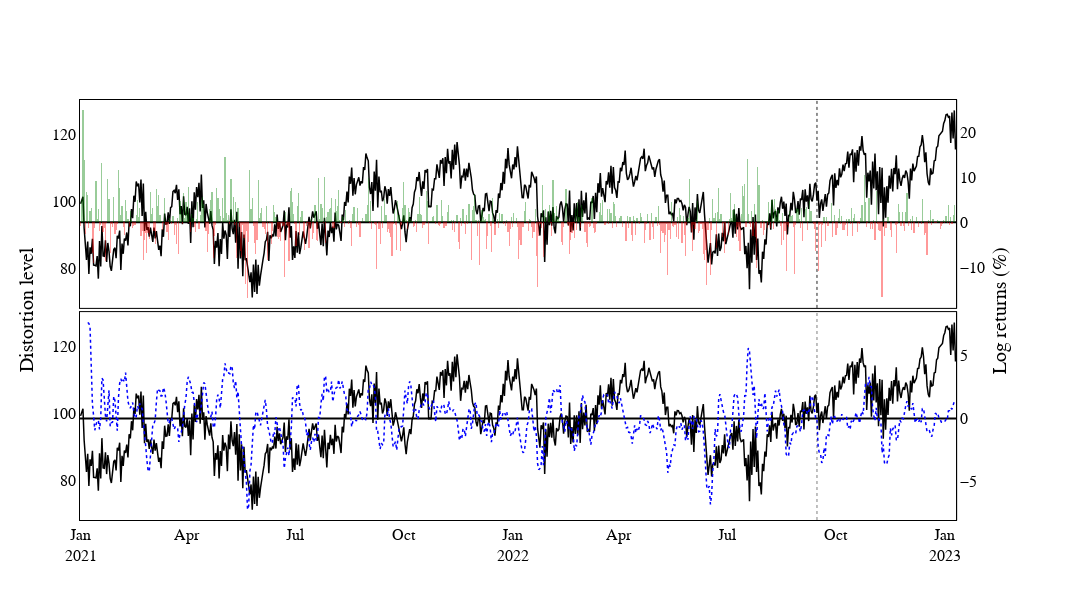

Notebook code cell kept with this figure:
### Markdown cell above
### DL

### Code cell
return_df_col = pd.DataFrame(eth_zoo['return_y'])

return_df_col['color'] = np.where(return_df_col<0, ' rgba(255,1,1,0.4)', 'rgba(1,129,1,0.4)')

fig = make_subplots(specs=[[{"secondary_y": True}],[{"secondary_y": True}]], 
                    rows=2, cols=1, 
                    shared_xaxes=True, 
                    vertical_spacing=0.01)

fig['layout'].update(height=600, width=1200, showlegend=False,
                    font=dict(family='Times New Roman', size=16))
fig.add_trace(
    go.Scatter(
           x=return_df_col.index,
           y=eth_zoo['snr'],
          mode='lines',
          line=dict(color='rgba(0,0,0,1)', width=1.5)), 
    secondary_y=False, row=1, col=1)

fig.add_trace(
    go.Bar(x=return_df_col.index,
           y=return_df_col['return_y']*100,
           marker_color=return_df_col['color'], 
           marker_line_width=0), 
    secondary_y=True, row=1, col=1)

fig.add_vline(x='2022-09-15', 
                line_dash='dot',
                line_color='black',
                line_width=0.5)

fig.add_trace(
    go.Scatter(
           x=return_df_col.index,
           y=eth_zoo['snr'],
          mode='lines',
          line=dict(color='rgba(0,0,0,1)', width=1.5)), 
    secondary_y=False, row=2, col=1)

fig.add_trace(
    go.Scatter(
           x=return_df_col.index,
           y=(eth_zoo['return_y']*100).rolling(7).mean(),
          mode='lines',
          line=dict(color='rgba(0,0,255,1)', width=1.5, dash='dot')), 
    secondary_y=True, row=2, col=1)

fig.add_vline(x='2022-09-15', 
                line_dash='dot',
                line_color='black',
                line_width=0.5)

fig.update_layout(bargap=0, bargroupgap=0)

fig.update_layout({'plot_bgcolor': 'rgba(0,0,0,0)',
                    'paper_bgcolor': 'rgba(0,0,0,0)'},                  
                    font_color='black')

fig.update_xaxes(showline=True, linewidth=1, linecolor='black', mirror=True,showgrid=False,  tickformat='%b\n%Y')
fig.update_yaxes(zerolinecolor='#000000',
                 showline=True, linewidth=1, linecolor='black', mirror=True, showgrid=False)

# fig['layout']['yaxis1'].update(title='')
# fig['layout']['yaxis2'].update(title='')
# fig['layout']['yaxis3'].update(title='')
# fig['layout']['yaxis4'].update(title='')

fig.add_annotation(x=-0.07, y=0.5, xref='paper', yref='paper', showarrow=False, text='Distortion level',  font=dict(size=20),textangle=-90)
fig.add_annotation(x=1, y=0.5, xref='paper', yref='paper', showarrow=False, text='Log returns (%)',  font=dict(size=20),textangle=-90)

fig.show()
fig.write_image('./image/DL_eth.pdf')

### Figure 1 — Plotly figure (JSON) as saved in the notebook; plotly's stock layout.template omitted (floating-point values rounded to 4 significant figures; data arrays with more than 128 entries replaced by an {"elided": "..."} marker saying what was removed)
{"data": [{"line": {"color": "rgba(0,0,0,1)", "width": 1.5}, "mode": "lines", "type": "scatter", "x": {"elided": "740 str values"}, "xaxis": "x", "y": {"elided": "740 float values"}, "yaxis": "y"}, {"marker": {"color": {"elided": "740 str values"}, "line": {"width": 0}}, "type": "bar", "x": {"elided": "740 str values"}, "xaxis": "x", "y": {"elided": "740 float values"}, "yaxis": "y2"}, {"line": {"color": "rgba(0,0,0,1)", "width": 1.5}, "mode": "lines", "type": "scatter", "x": {"elided": "740 str values"}, "xaxis": "x2", "y": {"elided": "740 float values"}, "yaxis": "y3"}, {"line": {"color": "rgba(0,0,255,1)", "dash": "dot", "width": 1.5}, "mode": "lines", "type": "scatter", "x": {"elided": "740 str values"}, "xaxis": "x2", "y": {"elided": "740 float values"}, "yaxis": "y4"}], "layout": {"annotations": [{"font": {"size": 20}, "showarrow": false, "text": "Distortion level", "textangle": -90, "x": -0.07, "xref": "paper", "y": 0.5, "yref": "paper"}, {"font": {"size": 20}, "showarrow": false, "text": "Log returns (%)", "textangle": -90, "x": 1, "xref": "paper", "y": 0.5, "yref": "paper"}], "bargap": 0, "bargroupgap": 0, "font": {"color": "black", "family": "Times New Roman", "size": 16}, "height": 600, "paper_bgcolor": "rgba(0,0,0,0)", "plot_bgcolor": "rgba(0,0,0,0)", "shapes": [{"line": {"color": "black", "dash": "dot", "width": 0.5}, "type": "line", "x0": "2022-09-15", "x1": "2022-09-15", "xref": "x", "y0": 0, "y1": 1, "yref": "y domain"}, {"line": {"color": "black", "dash": "dot", "width": 0.5}, "type": "line", "x0": "2022-09-15", "x1": "2022-09-15", "xref": "x", "y0": 0, "y1": 1, "yref": "y domain"}, {"line": {"color": "black", "dash": "dot", "width": 0.5}, "type": "line", "x0": "2022-09-15", "x1": "2022-09-15", "xref": "x2", "y0": 0, "y1": 1, "yref": "y3 domain"}], "showlegend": false, "width": 1200, "xaxis": {"anchor": "y", "domain": [0, 0.94], "linecolor": "black", "linewidth": 1, "matches": "x2", "mirror": true, "showgrid": false, "showline": true, "showticklabels": false, "tickformat": "%b\n%Y"}, "xaxis2": {"anchor": "y3", "domain": [0, 0.94], "linecolor": "black", "linewidth": 1, "mirror": true, "showgrid": false, "showline": true, "tickformat": "%b\n%Y"}, "yaxis": {"anchor": "x", "domain": [0.505, 1], "linecolor": "black", "linewidth": 1, "mirror": true, "showgrid": false, "showline": true, "zerolinecolor": "#000000"}, "yaxis2": {"anchor": "x", "linecolor": "black", "linewidth": 1, "mirror": true, "overlaying": "y", "showgrid": false, "showline": true, "side": "right", "zerolinecolor": "#000000"}, "yaxis3": {"anchor": "x2", "domain": [0, 0.495], "linecolor": "black", "linewidth": 1, "mirror": true, "showgrid": false, "showline": true, "zerolinecolor": "#000000"}, "yaxis4": {"anchor": "x2", "linecolor": "black", "linewidth": 1, "mirror": true, "overlaying": "y3", "showgrid": false, "showline": true, "side": "right", "zerolinecolor": "#000000"}}}
